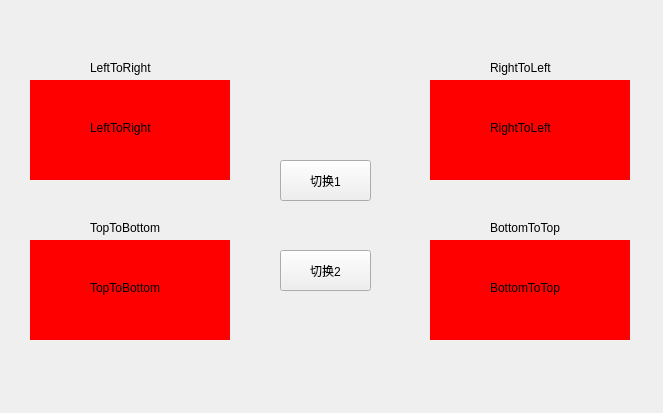
<?xml version="1.0" encoding="UTF-8"?>
<ui version="4.0">
 <class>TTKAnimationStackedWindow</class>
 <widget class="QMainWindow" name="TTKAnimationStackedWindow">
  <property name="geometry">
   <rect>
    <x>0</x>
    <y>0</y>
    <width>663</width>
    <height>413</height>
   </rect>
  </property>
  <property name="windowTitle">
   <string>TTKAnimationStackedWidget</string>
  </property>
  <widget class="QWidget" name="centralWidget">
   <widget class="TTKAnimationStackedWidget" name="stackedWidget">
    <property name="geometry">
     <rect>
      <x>30</x>
      <y>80</y>
      <width>200</width>
      <height>100</height>
     </rect>
    </property>
    <property name="styleSheet">
     <string notr="true"/>
    </property>
    <property name="currentIndex">
     <number>0</number>
    </property>
    <widget class="QWidget" name="page">
     <property name="styleSheet">
      <string notr="true">background:red</string>
     </property>
     <widget class="QLabel" name="label_5">
      <property name="geometry">
       <rect>
        <x>60</x>
        <y>40</y>
        <width>81</width>
        <height>16</height>
       </rect>
      </property>
      <property name="text">
       <string>LeftToRight</string>
      </property>
     </widget>
    </widget>
    <widget class="QWidget" name="page_2">
     <property name="styleSheet">
      <string notr="true">background:yellow</string>
     </property>
     <widget class="QLabel" name="label_6">
      <property name="geometry">
       <rect>
        <x>60</x>
        <y>40</y>
        <width>81</width>
        <height>16</height>
       </rect>
      </property>
      <property name="text">
       <string>LeftToRight</string>
      </property>
     </widget>
    </widget>
   </widget>
   <widget class="TTKAnimationStackedWidget" name="stackedWidget_2">
    <property name="geometry">
     <rect>
      <x>430</x>
      <y>80</y>
      <width>200</width>
      <height>100</height>
     </rect>
    </property>
    <property name="styleSheet">
     <string notr="true"/>
    </property>
    <property name="currentIndex">
     <number>0</number>
    </property>
    <widget class="QWidget" name="page_3">
     <property name="styleSheet">
      <string notr="true">background:red</string>
     </property>
     <widget class="QLabel" name="label_7">
      <property name="geometry">
       <rect>
        <x>60</x>
        <y>40</y>
        <width>81</width>
        <height>16</height>
       </rect>
      </property>
      <property name="text">
       <string>RightToLeft</string>
      </property>
     </widget>
    </widget>
    <widget class="QWidget" name="page_4">
     <property name="styleSheet">
      <string notr="true">background:yellow</string>
     </property>
     <widget class="QLabel" name="label_8">
      <property name="geometry">
       <rect>
        <x>60</x>
        <y>40</y>
        <width>81</width>
        <height>16</height>
       </rect>
      </property>
      <property name="text">
       <string>RightToLeft</string>
      </property>
     </widget>
    </widget>
   </widget>
   <widget class="TTKAnimationStackedWidget" name="stackedWidget_3">
    <property name="geometry">
     <rect>
      <x>430</x>
      <y>240</y>
      <width>200</width>
      <height>100</height>
     </rect>
    </property>
    <property name="currentIndex">
     <number>0</number>
    </property>
    <widget class="QWidget" name="page_9">
     <property name="styleSheet">
      <string notr="true">background:red</string>
     </property>
     <widget class="QLabel" name="label_11">
      <property name="geometry">
       <rect>
        <x>60</x>
        <y>40</y>
        <width>81</width>
        <height>16</height>
       </rect>
      </property>
      <property name="text">
       <string>BottomToTop</string>
      </property>
     </widget>
    </widget>
    <widget class="QWidget" name="page_10">
     <property name="styleSheet">
      <string notr="true">background:yellow</string>
     </property>
     <widget class="QLabel" name="label_12">
      <property name="geometry">
       <rect>
        <x>60</x>
        <y>40</y>
        <width>81</width>
        <height>16</height>
       </rect>
      </property>
      <property name="text">
       <string>BottomToTop</string>
      </property>
     </widget>
    </widget>
   </widget>
   <widget class="TTKAnimationStackedWidget" name="stackedWidget_4">
    <property name="geometry">
     <rect>
      <x>30</x>
      <y>240</y>
      <width>200</width>
      <height>100</height>
     </rect>
    </property>
    <property name="currentIndex">
     <number>0</number>
    </property>
    <widget class="QWidget" name="page_11">
     <property name="styleSheet">
      <string notr="true">background:red</string>
     </property>
     <widget class="QLabel" name="label_9">
      <property name="geometry">
       <rect>
        <x>60</x>
        <y>40</y>
        <width>81</width>
        <height>16</height>
       </rect>
      </property>
      <property name="text">
       <string>TopToBottom</string>
      </property>
     </widget>
    </widget>
    <widget class="QWidget" name="page_12">
     <property name="styleSheet">
      <string notr="true">background:yellow</string>
     </property>
     <widget class="QLabel" name="label_10">
      <property name="geometry">
       <rect>
        <x>60</x>
        <y>40</y>
        <width>81</width>
        <height>16</height>
       </rect>
      </property>
      <property name="text">
       <string>TopToBottom</string>
      </property>
     </widget>
    </widget>
   </widget>
   <widget class="QPushButton" name="pushButton">
    <property name="geometry">
     <rect>
      <x>280</x>
      <y>160</y>
      <width>91</width>
      <height>41</height>
     </rect>
    </property>
    <property name="text">
     <string>切换1</string>
    </property>
   </widget>
   <widget class="QPushButton" name="pushButton_2">
    <property name="geometry">
     <rect>
      <x>280</x>
      <y>250</y>
      <width>91</width>
      <height>41</height>
     </rect>
    </property>
    <property name="text">
     <string>切换2</string>
    </property>
   </widget>
   <widget class="QLabel" name="label">
    <property name="geometry">
     <rect>
      <x>90</x>
      <y>60</y>
      <width>81</width>
      <height>16</height>
     </rect>
    </property>
    <property name="text">
     <string>LeftToRight</string>
    </property>
   </widget>
   <widget class="QLabel" name="label_2">
    <property name="geometry">
     <rect>
      <x>490</x>
      <y>60</y>
      <width>81</width>
      <height>16</height>
     </rect>
    </property>
    <property name="text">
     <string>RightToLeft</string>
    </property>
   </widget>
   <widget class="QLabel" name="label_3">
    <property name="geometry">
     <rect>
      <x>90</x>
      <y>220</y>
      <width>81</width>
      <height>16</height>
     </rect>
    </property>
    <property name="text">
     <string>TopToBottom</string>
    </property>
   </widget>
   <widget class="QLabel" name="label_4">
    <property name="geometry">
     <rect>
      <x>490</x>
      <y>220</y>
      <width>81</width>
      <height>16</height>
     </rect>
    </property>
    <property name="text">
     <string>BottomToTop</string>
    </property>
   </widget>
  </widget>
 </widget>
 <layoutdefault spacing="6" margin="11"/>
 <customwidgets>
  <customwidget>
   <class>TTKAnimationStackedWidget</class>
   <extends>QStackedWidget</extends>
   <header>ttkanimationstackedwidget.h</header>
   <container>1</container>
  </customwidget>
 </customwidgets>
 <resources/>
 <connections/>
</ui>
